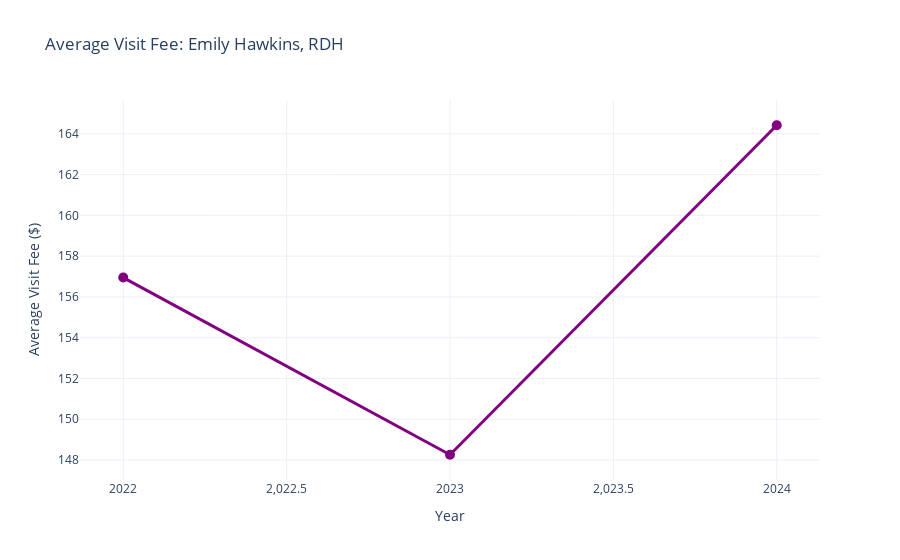

Here is the notebook cell this chart was saved with:
### Code cell
# Load data
practice_data = DentalPracticeData(
    json_file_path="demo_clinic.json",
    productivity_csv="CSVs/productivity_2022_2025_all.csv",
    procedures_csv="CSVs/procedures_2022_2025_all.csv"
)

# Test specific value question
question1 = "What is the average visit fee for Emily Hawkins, RDH?"
result1 = process_question_with_visualizations(question1, practice_data)

# The LLM will provide detailed analysis for both
print(result1['answer'])

### Figure 1 — Plotly figure (JSON) as saved in the notebook; plotly's stock layout.template omitted (floating-point values rounded to 4 significant figures)
{"data": [{"line": {"color": "purple", "width": 3}, "marker": {"size": 10}, "mode": "lines+markers", "text": ["$156.95", "$148.26", "$164.42"], "textposition": "top center", "type": "scatter", "x": [2022, 2023, 2024], "y": [156.9, 148.3, 164.4]}], "layout": {"autosize": true, "title": {"text": "Average Visit Fee: Emily Hawkins, RDH"}, "xaxis": {"autorange": true, "range": [2022.0, 2024.0], "title": {"text": "Year"}, "type": "linear"}, "yaxis": {"autorange": true, "range": [146.8, 165.9], "title": {"text": "Average Visit Fee ($)"}, "type": "linear"}}}
